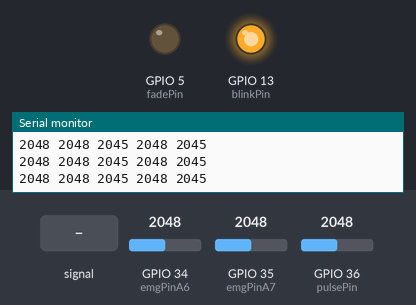
A sketch run on a simulated ESP32. Shown: output pins drawn as LEDs (lit = HIGH), the last lines printed to the serial monitor. Dashed ring = blinking. The test bench sets the inputs (shaded band); at power-on: GPIO 36 (pulsePin) = 2048, GPIO 34 (emgPinA6) = 2048, GPIO 35 (emgPinA7) = 2048 (analog values on the 0–4095 scale). WiFi joins after 1.5 s; servers stay silent unless stated; a phone connects over Bluetooth LE 3 s after start.

Above: at 3.2 s.
3.3 s: GPIO 36 (pulsePin) fed a 200 Hz sine of ±327 counts around its level
At 4.0 s:
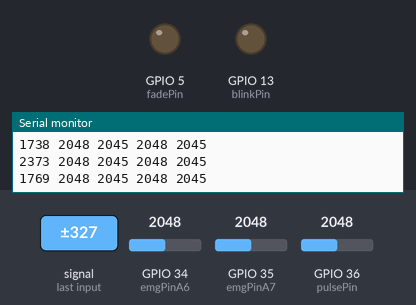
6.3 s: GPIO 36 (pulsePin) set to 2091
At 6.58 s:
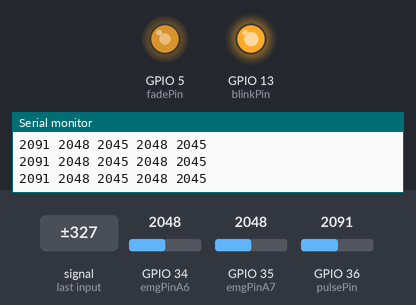
8.3 s: GPIO 36 (pulsePin) fed a 1000 Hz sine of ±1023 counts around its level
11.3 s: GPIO 36 (pulsePin) fed a 2 Hz sine of ±1228 counts around its level
At 12.79 s:
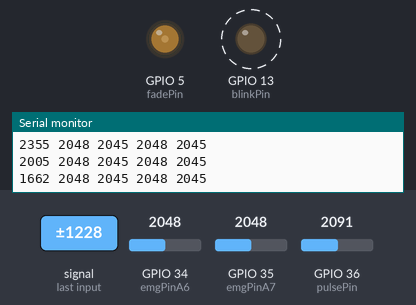
14.3 s: GPIO 36 (pulsePin) fed a 1000 Hz sine of ±1023 counts around its level
At 15.0 s:
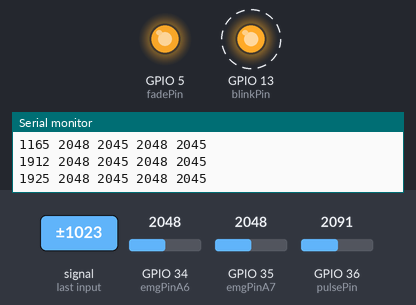
17.3 s: GPIO 36 (pulsePin) set to 2540
At 17.52 s:
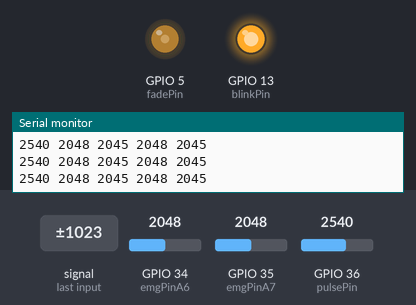
Timing chart, 0 to 20.1 s (numbered marks = the images above; inputs shaded):
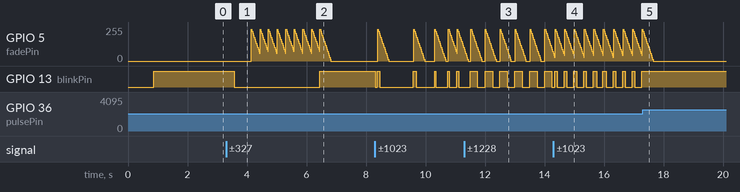

Measured:
- the behaviour switches between 2048 and 2049 on GPIO 36 (pulsePin) (found by bisection; images 1 and 2)
- after the input at 3.3 s, GPIO 5 (fadePin): ramps from 240/255 to 60/255 and jumps back, once every 0.30 s; GPIO 13 (blinkPin): HIGH → LOW after 0.27 s
- after the input at 6.3 s, GPIO 13 (blinkPin): goes on until 6.4 s, then stays HIGH
- after the input at 11.3 s, GPIO 13 (blinkPin): alternates HIGH for 0.25 s and LOW for 0.25 s, starting after 0.21 s
- after the input at 14.3 s, GPIO 13 (blinkPin): alternates HIGH for 0.09 s and LOW for 0.23 s, starting at once
- after the input at 17.3 s, GPIO 13 (blinkPin): stops changing and stays HIGH

The sketch:

PulseSensorAmped_Arduino_1dot2.ino
```cpp
/*
 * 智能健康袖套 - Arduino Nano ESP32 ABX00083
 * 脉搏传感器 -> A0 (PPG心率)
 * EMG传感器 -> A6 (肱二头肌), A7 (肱三头肌)
 * BLE心率/EMG服务 -> 微信小程序
 * WiFi UDP -> RDK X5 (EMG实时数据)
 */

// ===================== 配置 =====================
#define ENABLE_BLE      1     // 启用蓝牙BLE
#define ENABLE_WIFI     1     // 启用WiFi，向RDK X5发送EMG数据
#define DEVICE_NAME     "ECG-Monitor"

// WiFi 配置 (STA模式，连接到与RDK X5相同的路由器)
#define WIFI_SSID       "YOUR_WIFI_SSID"
#define WIFI_PASS       "YOUR_WIFI_PASSWORD"

// RDK X5 目标地址
#define RDK_X5_IP       "192.168.43.9"       // RDK X5的IP地址
#define RDK_X5_PORT     8766                 // UDP接收端口

// 测试模式: 1=发送固定常数(测试通信链路), 0=读取真实A6/A7 EMG
#define EMG_TEST_MODE   0

// ===================== 库引用 =====================
#if ENABLE_BLE
#include <BLEDevice.h>
#include <BLEServer.h>
#include <BLEUtils.h>
#include <BLE2902.h>
#endif

#if ENABLE_WIFI
#include <WiFi.h>
#include <WiFiUdp.h>
#endif

// ===================== 传感器引脚 =====================
extern hw_timer_t * timer;        // 定义在 Interrupt.ino 中
int pulsePin = A0;                // 脉搏传感器接到A0
int emgPinA6 = A6;                // 肱二头肌 EMG (biceps)
int emgPinA7 = A7;                // 肱三头肌 EMG (triceps)
int blinkPin = 13;                // 板载LED
int fadePin = 5;                  // PWM呼吸灯
int fadeRate = 0;

volatile int BPM;
volatile int Signal;
volatile int EMG_A6_Signal;       // 肱二头肌原始信号
volatile int EMG_A7_Signal;       // 肱三头肌原始信号
volatile int EMG_A6_Smooth = 0;   // 平滑后的肱二头肌值
volatile int EMG_A7_Smooth = 0;   // 平滑后的肱三头肌值
volatile int IBI = 600;
volatile boolean Pulse = false;
volatile boolean QS = false;

// ===================== BLE变量 =====================
#if ENABLE_BLE
BLEServer* pServer = NULL;
BLECharacteristic* pHRMCharacteristic = NULL;
BLECharacteristic* pSignalCharacteristic = NULL;
BLECharacteristic* pIBICharacteristic = NULL;
BLECharacteristic* pEMG_BicepsCharacteristic = NULL;    // A6 肱二头肌
BLECharacteristic* pEMG_TricepsCharacteristic = NULL;   // A7 肱三头肌
bool deviceConnected = false;
bool oldDeviceConnected = false;

#define SERVICE_UUID_HEART_RATE    "0000180d-0000-1000-8000-00805f9b34fb"
#define CHARACTERISTIC_UUID_HRM   "00002a37-0000-1000-8000-00805f9b34fb"
#define CHARACTERISTIC_UUID_BSL   "00002a38-0000-1000-8000-00805f9b34fb"
#define SERVICE_UUID_CUSTOM       "4fafc201-1fb5-459e-8fcc-c5c9c331914b"
#define CHARACTERISTIC_UUID_SIGNAL "beb5483e-36e1-4688-b7f5-ea07361b26a8"
#define CHARACTERISTIC_UUID_IBI   "beb5483e-36e1-4688-b7f5-ea07361b26a9"
#define CHARACTERISTIC_UUID_EMG_BICEPS   "beb5483e-36e1-4688-b7f5-ea07361b26aa"  // A6 肱二头肌
#define CHARACTERISTIC_UUID_EMG_TRICEPS  "beb5483e-36e1-4688-b7f5-ea07361b26ab"  // A7 肱三头肌
#endif

// ===================== WiFi变量 =====================
#if ENABLE_WIFI
WiFiUDP udpClient;
unsigned long lastWiFiCheck = 0;
bool wifiConnected = false;
#endif

// ===================== 初始化 =====================
void setup(){
  pinMode(blinkPin, OUTPUT);
  pinMode(fadePin, OUTPUT);
  Serial.begin(115200);
  delay(500);
  Serial.println("\n=== Smart Sleeve Monitor Starting ===");

  // ADC配置: 12位高分辨率 + A6/A7低衰减(更灵敏)
  analogReadResolution(12);               // 12位 (0-4095), 比10位细腻4倍
  analogSetPinAttenuation(A6, ADC_0db);   // 0dB衰减, 量程~1.1V, 灵敏度最高
  analogSetPinAttenuation(A7, ADC_0db);
  // A0(脉搏)保持默认11dB, 量程~3.9V

  interruptSetup();

#if ENABLE_BLE
  initBLE();
#endif

#if ENABLE_WIFI
  initWiFi();
#endif

  Serial.println("Ready. Waiting for heartbeat...");
}

// ===================== 主循环 =====================
void loop(){
#if ENABLE_BLE
  // BLE连接状态变化
  if (deviceConnected && !oldDeviceConnected) {
    Serial.println("BLE: Connected!");
    oldDeviceConnected = deviceConnected;
  }
  if (!deviceConnected && oldDeviceConnected) {
    Serial.println("BLE: Disconnected");
    oldDeviceConnected = deviceConnected;
    delay(500);
    pServer->startAdvertising();
  }
#endif

  // 心跳检测：发送心率数据
  if (QS == true){
    fadeRate = 255;

#if ENABLE_BLE
    if (deviceConnected) {
      updateBLEHeartRate(BPM, Signal, IBI);
    }
#endif

    QS = false;
  }

  // 肌电数据：每20ms输出一次（50Hz）
  static unsigned long lastEMGTime = 0;
  if (millis() - lastEMGTime >= 20) {
    lastEMGTime = millis();

    int a0, a6, a7;

#if EMG_TEST_MODE
    // ============ 测试模式: 发送固定常数 ============
    // 方波交替变化，方便在RDK X5终端观察数据是否到达
    int wave = (millis() / 1000) % 2;               // 每1秒切换一次
    a0 = 512;                                        // 脉搏对照固定
    a6 = wave ? 700 : 300;                           // 肱二头肌方波 300<->700
    a7 = wave ? 200 : 600;                           // 肱三头肌反相方波 600<->200
    // 直接赋值（不做滤波）
    EMG_A6_Signal = a6;
    EMG_A7_Signal = a7;
    EMG_A6_Smooth = a6;
    EMG_A7_Smooth = a7;
#else
    // ============ 正常模式: 读取真实ADC (12位 + 过采样) ============
    timerAlarmDisable(timer);
    a0 = analogRead(pulsePin);        // 脉搏引脚 A0（对照）

    // 过采样: 每个EMG引脚读8次取平均，压制底噪
    int sum6 = 0, sum7 = 0;
    for (int i = 0; i < 8; i++) {
      sum6 += analogRead(emgPinA6);
      sum7 += analogRead(emgPinA7);
    }
    a6 = sum6 / 8;
    a7 = sum7 / 8;
    timerAlarmEnable(timer);

    // 指数移动平均滤波 (alpha=0.3)
    EMG_A6_Signal = a6;
    EMG_A7_Signal = a7;
    EMG_A6_Smooth = (EMG_A6_Signal * 3 + EMG_A6_Smooth * 7) / 10;
    EMG_A7_Smooth = (EMG_A7_Signal * 3 + EMG_A7_Smooth * 7) / 10;
#endif

    // 串口绘图器格式 (空格分隔)
    Serial.print(a0);
    Serial.print(" ");
    Serial.print(a6);
    Serial.print(" ");
    Serial.print(EMG_A6_Smooth);
    Serial.print(" ");
    Serial.print(a7);
    Serial.print(" ");
    Serial.println(EMG_A7_Smooth);

#if ENABLE_BLE
    if (deviceConnected) {
      updateBLEEMG(EMG_A6_Smooth, EMG_A7_Smooth);
    }
#endif

#if ENABLE_WIFI
    // 向 RDK X5 发送 EMG+心率数据 (UDP)
    sendEMGtoRDK(EMG_A6_Smooth, EMG_A7_Smooth, BPM);
#endif
  }

  ledFadeToBeat();

#if ENABLE_WIFI
  udpLoop();   // WiFi 状态检查
#endif

  delay(20);
}

void ledFadeToBeat(){
  fadeRate -= 15;
  fadeRate = constrain(fadeRate, 0, 255);
  analogWrite(fadePin, fadeRate);
}

void sendDataToProcessing(char symbol, int data){
  Serial.print(symbol);
  Serial.println(data);
}
```

BLE_Manager.ino
```cpp
/*
 * BLE_Manager.ino - 蓝牙BLE心率服务管理
 * 标准心率服务(Heart Rate Service) + 自定义数据服务(双路EMG)
 * 肱二头肌 EMG (A6) + 肱三头肌 EMG (A7)
 */

#if ENABLE_BLE

// ===================== BLE连接回调 =====================
class MyServerCallbacks : public BLEServerCallbacks {
  void onConnect(BLEServer* pServer) {
    deviceConnected = true;
    Serial.println("BLE: 客户端已连接");
  }
  void onDisconnect(BLEServer* pServer) {
    deviceConnected = false;
    Serial.println("BLE: 客户端已断开");
  }
};

// ===================== 初始化BLE =====================
void initBLE() {
  Serial.println("BLE: 正在初始化...");

  // 先检查蓝牙是否可用
  if (!BLEDevice::getInitialized()) {
    BLEDevice::init(DEVICE_NAME);
  }
  Serial.print("BLE: 设备名 = ");
  Serial.println(DEVICE_NAME);

  // 创建服务器
  pServer = BLEDevice::createServer();
  if (!pServer) {
    Serial.println("BLE: ERROR - 创建服务器失败!");
    return;
  }
  pServer->setCallbacks(new MyServerCallbacks());
  Serial.println("BLE: 服务器已创建");

  // --- 标准心率服务 (Heart Rate Service, 0x180D) ---
  BLEService* pHRService = pServer->createService(BLEUUID(SERVICE_UUID_HEART_RATE));
  if (!pHRService) {
    Serial.println("BLE: ERROR - 创建心率服务失败!");
    return;
  }

  // 心率测量值特征 (0x2A37) - 通知
  pHRMCharacteristic = pHRService->createCharacteristic(
    BLEUUID(CHARACTERISTIC_UUID_HRM),
    BLECharacteristic::PROPERTY_NOTIFY
  );
  pHRMCharacteristic->addDescriptor(new BLE2902());
  Serial.println("BLE: 心率特征已创建 (0x2A37)");

  // 身体传感器位置 (0x2A38) - 读取
  BLECharacteristic* pBSLCharacteristic = pHRService->createCharacteristic(
    BLEUUID(CHARACTERISTIC_UUID_BSL),
    BLECharacteristic::PROPERTY_READ
  );
  uint8_t bodyLocation = 3; // 手指
  pBSLCharacteristic->setValue(&bodyLocation, 1);

  pHRService->start();
  Serial.println("BLE: 心率服务已启动");

  // --- 自定义数据服务 (原始信号 + IBI + 双路EMG) ---
  BLEService* pCustomService = pServer->createService(BLEUUID(SERVICE_UUID_CUSTOM));
  if (!pCustomService) {
    Serial.println("BLE: ERROR - 创建自定义服务失败!");
    return;
  }

  // 原始信号特征 - 通知
  pSignalCharacteristic = pCustomService->createCharacteristic(
    BLEUUID(CHARACTERISTIC_UUID_SIGNAL),
    BLECharacteristic::PROPERTY_NOTIFY
  );
  pSignalCharacteristic->addDescriptor(new BLE2902());

  // IBI特征 - 通知
  pIBICharacteristic = pCustomService->createCharacteristic(
    BLEUUID(CHARACTERISTIC_UUID_IBI),
    BLECharacteristic::PROPERTY_NOTIFY
  );
  pIBICharacteristic->addDescriptor(new BLE2902());

  // 肱二头肌 EMG (A6) 特征 - 通知
  pEMG_BicepsCharacteristic = pCustomService->createCharacteristic(
    BLEUUID(CHARACTERISTIC_UUID_EMG_BICEPS),
    BLECharacteristic::PROPERTY_NOTIFY
  );
  pEMG_BicepsCharacteristic->addDescriptor(new BLE2902());
  Serial.println("BLE: 肱二头肌EMG特征已创建 (A6)");

  // 肱三头肌 EMG (A7) 特征 - 通知
  pEMG_TricepsCharacteristic = pCustomService->createCharacteristic(
    BLEUUID(CHARACTERISTIC_UUID_EMG_TRICEPS),
    BLECharacteristic::PROPERTY_NOTIFY
  );
  pEMG_TricepsCharacteristic->addDescriptor(new BLE2902());
  Serial.println("BLE: 肱三头肌EMG特征已创建 (A7)");

  pCustomService->start();
  Serial.println("BLE: 自定义服务已启动 (双路EMG)");

  // --- 广播设置 ---
  BLEAdvertising* pAdvertising = BLEDevice::getAdvertising();
  pAdvertising->addServiceUUID(BLEUUID(SERVICE_UUID_HEART_RATE));
  pAdvertising->setScanResponse(true);
  pAdvertising->setMinInterval(32);    // 32 * 0.625ms = 20ms
  pAdvertising->setMaxInterval(64);    // 64 * 0.625ms = 40ms

  BLEDevice::startAdvertising();
  Serial.println("BLE: 广播已开始! 设备名: " + String(DEVICE_NAME));
  Serial.println("BLE: 请用手机搜索 'ECG-Monitor'");
}

// ===================== 更新BLE心率数据 =====================
void updateBLEHeartRate(int bpm, int signal, int ibi) {
  if (!pHRMCharacteristic) return;

  // 标准心率测量格式 (Bluetooth SIG规范)
  uint8_t hrmData[2];
  hrmData[0] = 0x00;
  hrmData[1] = (uint8_t)constrain(bpm, 0, 255);
  pHRMCharacteristic->setValue(hrmData, 2);
  pHRMCharacteristic->notify();

  // 发送原始信号
  if (pSignalCharacteristic) {
    uint8_t signalData[2];
    signalData[0] = (uint8_t)(signal & 0xFF);
    signalData[1] = (uint8_t)((signal >> 8) & 0xFF);
    pSignalCharacteristic->setValue(signalData, 2);
    pSignalCharacteristic->notify();
  }

  // 发送IBI
  if (pIBICharacteristic) {
    uint8_t ibiData[2];
    ibiData[0] = (uint8_t)(ibi & 0xFF);
    ibiData[1] = (uint8_t)((ibi >> 8) & 0xFF);
    pIBICharacteristic->setValue(ibiData, 2);
    pIBICharacteristic->notify();
  }
}

// ===================== 更新BLE双路肌电数据 =====================
void updateBLEEMG(int a6_smooth, int a7_smooth) {
  // 肱二头肌 EMG (A6)
  if (pEMG_BicepsCharacteristic) {
    uint8_t emgData[2];
    emgData[0] = (uint8_t)(a6_smooth & 0xFF);
    emgData[1] = (uint8_t)((a6_smooth >> 8) & 0xFF);
    pEMG_BicepsCharacteristic->setValue(emgData, 2);
    pEMG_BicepsCharacteristic->notify();
  }

  // 肱三头肌 EMG (A7)
  if (pEMG_TricepsCharacteristic) {
    uint8_t emgData[2];
    emgData[0] = (uint8_t)(a7_smooth & 0xFF);
    emgData[1] = (uint8_t)((a7_smooth >> 8) & 0xFF);
    pEMG_TricepsCharacteristic->setValue(emgData, 2);
    pEMG_TricepsCharacteristic->notify();
  }
}

#endif // ENABLE_BLE
```

Interrupt.ino
```cpp
volatile int rate[10];                    // array to hold last ten IBI values
volatile unsigned long sampleCounter = 0;          // used to determine pulse timing
volatile unsigned long lastBeatTime = 0;           // used to find IBI
volatile int P =512;                      // used to find peak in pulse wave, seeded
volatile int T = 512;                     // used to find trough in pulse wave, seeded
volatile int thresh = 512;                // used to find instant moment of heart beat, seeded
volatile int amp = 100;                   // used to hold amplitude of pulse waveform, seeded
volatile boolean firstBeat = true;        // used to seed rate array so we startup with reasonable BPM
volatile boolean secondBeat = false;      // used to seed rate array so we startup with reasonable BPM

// ESP32 hardware timer handle (Timer Group 0, Timer 0)
hw_timer_t * timer = NULL;

// Timer interrupt handler — called every 2ms by ESP32 hardware timer
void IRAM_ATTR onTimer(){
  Signal = analogRead(pulsePin);              // read the Pulse Sensor on A0
  sampleCounter += 2;                         // keep track of the time in mS with this variable
  int N = sampleCounter - lastBeatTime;       // monitor the time since the last beat to avoid noise

  // find the peak and trough of the pulse wave
  if(Signal < thresh && N > (IBI/5)*3){       // avoid dichrotic noise by waiting 3/5 of last IBI
    if (Signal < T){                        // T is the trough
      T = Signal;                         // keep track of lowest point in pulse wave
    }
  }

  if(Signal > thresh && Signal > P){          // thresh condition helps avoid noise
    P = Signal;                             // P is the peak
  }                                        // keep track of highest point in pulse wave

  // NOW IT'S TIME TO LOOK FOR THE HEART BEAT
  // signal surges up in value every time there is a pulse
  if (N > 250){                                   // avoid high frequency noise
    if ( (Signal > thresh) && (Pulse == false) && (N > (IBI/5)*3) ){
      Pulse = true;                               // set the Pulse flag when we think there is a pulse
      digitalWrite(blinkPin,HIGH);                // turn on pin 13 LED
      IBI = sampleCounter - lastBeatTime;         // measure time between beats in mS
      lastBeatTime = sampleCounter;               // keep track of time for next pulse

      if(secondBeat){                        // if this is the second beat, if secondBeat == TRUE
        secondBeat = false;                  // clear secondBeat flag
        for(int i=0; i<=9; i++){             // seed the running total to get a realisitic BPM at startup
          rate[i] = IBI;
        }
      }

      if(firstBeat){                         // if it's the first time we found a beat, if firstBeat == TRUE
        firstBeat = false;                   // clear firstBeat flag
        secondBeat = true;                   // set the second beat flag
        return;                              // IBI value is unreliable so discard it
      }

      // keep a running total of the last 10 IBI values
      word runningTotal = 0;                  // clear the runningTotal variable

      for(int i=0; i<=8; i++){                // shift data in the rate array
        rate[i] = rate[i+1];                  // and drop the oldest IBI value
        runningTotal += rate[i];              // add up the 9 oldest IBI values
      }

      rate[9] = IBI;                          // add the latest IBI to the rate array
      runningTotal += rate[9];                // add the latest IBI to runningTotal
      runningTotal /= 10;                     // average the last 10 IBI values
      BPM = 60000/runningTotal;               // how many beats can fit into a minute? that's BPM!
      QS = true;                              // set Quantified Self flag
      // QS FLAG IS NOT CLEARED INSIDE THIS ISR
    }
  }

  if (Signal < thresh && Pulse == true){   // when the values are going down, the beat is over
    digitalWrite(blinkPin,LOW);            // turn off pin 13 LED
    Pulse = false;                         // reset the Pulse flag so we can do it again
    amp = P - T;                           // get amplitude of the pulse wave
    thresh = amp/2 + T;                    // set thresh at 50% of the amplitude
    P = thresh;                            // reset these for next time
    T = thresh;
  }

  if (N > 2500){                           // if 2.5 seconds go by without a beat
    thresh = Signal;                       // 用当前信号值做基线, 避免硬编码512漂移
    P = Signal;                            // set P default
    T = Signal;                            // set T default
    lastBeatTime = sampleCounter;          // bring the lastBeatTime up to date
    firstBeat = true;                      // set these to avoid noise
    secondBeat = false;                    // when we get the heartbeat back
    BPM = 0;                               // 超时归零, 避免锁死旧值
  }
}// end isr


void interruptSetup(){
  // ESP32 hardware timer setup: Timer 0, prescaler 80 => 1MHz (1 tick = 1µs)
  // Alarm at 2000 ticks = 2000µs = 2ms interval, auto-reload
  timer = timerBegin(0, 80, true);
  timerAttachInterrupt(timer, &onTimer, true);
  timerAlarmWrite(timer, 2000, true);
  timerAlarmEnable(timer);
}
```

Source omitted: WiFi_Manager.ino (2321 bytes)
